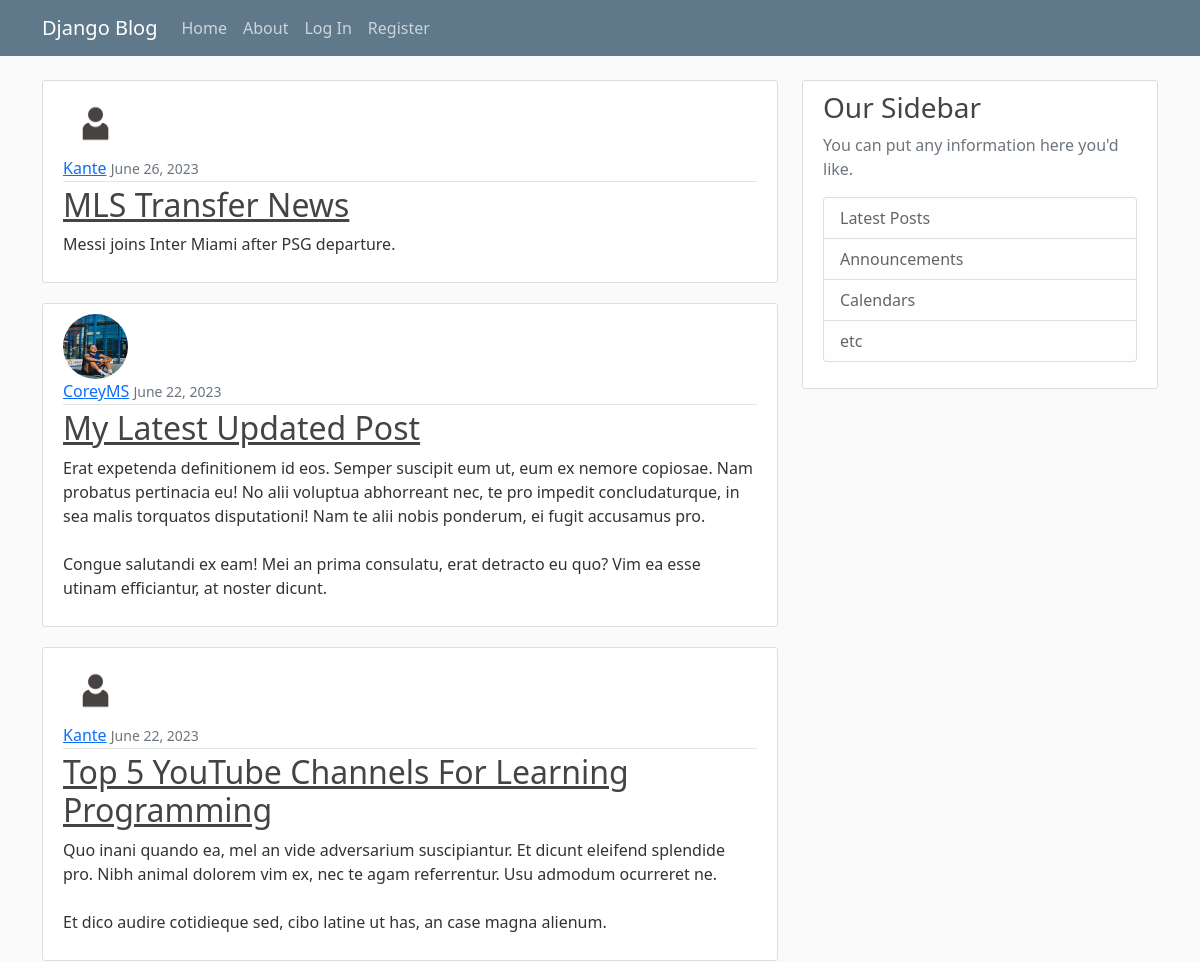
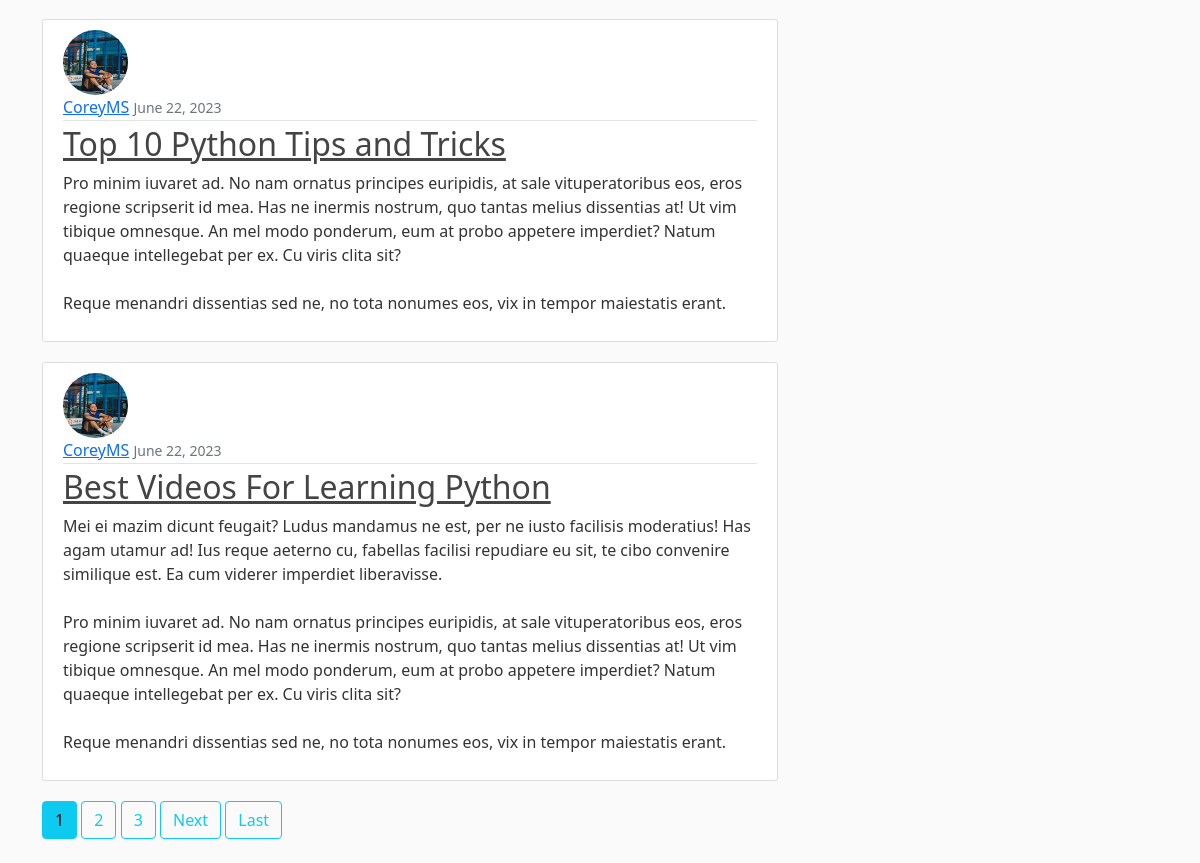
The page / on the database its author committed (2 pictures, top to bottom).
### blog/models.py (models this page shows, shortened)
class Post(models.Model):
    title = models.CharField(max_length=100)
    content = models.TextField()
    date_posted = models.DateTimeField(default=timezone.now)
    author = models.ForeignKey(User, on_delete=models.CASCADE)

### users/models.py (models this page shows, shortened)
class Profile(models.Model):
    user= models.OneToOneField(User, on_delete= models.CASCADE)
    image= models.ImageField(default='default.jpg', upload_to= 'profile_pics')

### blog/views.py (the view)
# urls.py: path('', PostListView.as_view(), name='blog-home'),
class PostListView(ListView):
    model = Post
    template_name = 'blog/home.html'
    context_object_name = 'posts'
    ordering = ["-date_posted"]
    paginate_by=5

### blog/templates/blog/home.html (shortened to what this page needs)
{% extends "blog/base.html" %} {% block content %} {% for post in posts %}
<article class="media content-section">
  <img
    class="rounded-circle article-img"
    src="{{ post.author.profile.image.url }}"
    alt=""
  />
  <div class="media-body">
    <div class="article-metadata">
      <a class="mr-2" href="{% url 'user-posts' post.author.username %}">{{ post.author }}</a>
      <small class="text-muted">{{ post.date_posted|date:"F d, Y" }}</small>
    </div>
    <h2>
      <a class="article-title" href="{% url 'post-detail' post.id %}"
        >{{ post.title }}</a
      >
    </h2>
    <p class="article-content">{{ post.content }}</p>
  </div>
</article>
{% endfor %}
{% if is_paginated %}
  {% for num in page_obj.paginator.page_range %}
    {%  if page_obj.number == num %}
      <a class="btn btn-info mb-4" href="?page={{ num }}">{{ num }}</a>
    {% elif num > page_obj.number|add:'-3' and num < page_obj.number|add:'3' %}
      <a class="btn btn-outline-info mb-4" href="?page={{ num }}">{{ num }}</a>
    {% endif %}
  {% endfor %}
  {% if page_obj.has_next %}
    <a class="btn btn-outline-info mb-4" href="?page={{ page_obj.next_page_number }}">Next</a>
    <a class="btn btn-outline-info mb-4" href="?page={{ page_obj.paginator.num_pages }}">Last</a>
  {% endif %}
{% endif %}
{% endblock content%}

### blog/templates/blog/base.html (shortened to what this page needs)
{% load static %}
<html lang="en">
<head>
    <link href="https://cdn.jsdelivr.net/npm/bootstrap@5.0.2/dist/css/bootstrap.min.css" rel="stylesheet">
    <link rel="stylesheet" href="{% static 'blog/main_style.css' %}" type="text/css" >
</head>
<body>
        <header class="site-header">
    <nav class="navbar navbar-expand-md navbar-dark bg-steel fixed-top">
        <div class="container">
        <a class="navbar-brand mr-4" href="/">Django Blog</a>
        <div class="collapse navbar-collapse" id="navbarToggle">
            <div class="navbar-nav mr-auto">
            <a class="nav-item nav-link" href="{% url 'blog-home'%}">Home</a>
            <a class="nav-item nav-link" href="{% url 'blog-about' %}">About</a>
            </div>
            <div class="navbar-nav">
                {% if user.is_authenticated %}
                    <a class="nav-item nav-link" href="{% url 'post-create'%}">New Post</a>
                    <a class="nav-item nav-link" href="{% url 'profile'%}">Profile</a>
                    <a class="nav-item nav-link" href="{% url 'logout'%}">Log Out</a>
                {% else %}
                    <a class="nav-item nav-link" href="{% url 'login'%}">Log In</a>
                    <a class="nav-item nav-link" href="{% url 'register'%}">Register</a>
                {% endif %}
            </div>
        </div>
        </div>
    </nav>
    </header>
    <main role="main" class="container">
  <div class="row">
    <div class="col-md-8">
      {% block content %}{% endblock %}
    </div>
    <div class="col-md-4">
      <div class="content-section">
        <h3>Our Sidebar</h3>
        <p class='text-muted'>You can put any information here you'd like.
          <ul class="list-group">
            <li class="list-group-item list-group-item-light">Latest Posts</li>
            <li class="list-group-item list-group-item-light">Announcements</li>
            <li class="list-group-item list-group-item-light">Calendars</li>
            <li class="list-group-item list-group-item-light">etc</li>
          </ul>
        </p>
      </div>
    </div>
  </div>
</main>
</body>
</html>

### blog/static/blog/main_style.css (style rules this page uses)
body { background: #fafafa; color: #333333; margin-top: 5rem; }
h1, h2, h3, h4, h5, h6 { color: #444444; }
ul { margin: 0; }
.bg-steel { background-color: #5f788a; }
.site-header .navbar-nav .nav-link { color: #cbd5db; }
.content-section { background: #ffffff; padding: 10px 20px; border: 1px solid #dddddd; border-radius: 3px; margin-bottom: 20px; }
.article-title { color: #444444; }
.article-content { white-space: pre-line; }
.article-img { height: 65px; width: 65px; margin-right: 16px; }
.article-metadata { padding-bottom: 1px; margin-bottom: 4px; border-bottom: 1px solid #e3e3e3; }

### rows shown on the page
Post: author.profile.image (placeholder picture), author "Kante", date_posted "June 26, 2023", title "MLS Transfer News", content "Messi joins Inter Miami after PSG departure."
Post: author.profile.image (picture), author "CoreyMS", date_posted "June 22, 2023", title "My Latest Updated Post", content "Erat expetenda definitionem id eos. Semper suscipit eum ut, eum ex nemore copiosae. Nam probatus pertinacia eu! No alii voluptua abhorreant nec, te pro impedit concludaturque, in sea malis torquatos disputationi! Nam te alii nobis ponderum, ei fugit accusamus pro. Congue salutandi ex eam! Mei an prima consulatu, erat detracto eu quo? Vim ea esse utinam efficiantur, at noster dicunt."
Post: author.profile.image (placeholder picture), author "Kante", date_posted "June 22, 2023", title "Top 5 YouTube Channels For Learning Programming", content "Quo inani quando ea, mel an vide adversarium suscipiantur. Et dicunt eleifend splendide pro. Nibh animal dolorem vim ex, nec te agam referrentur. Usu admodum ocurreret ne. Et dico audire cotidieque sed, cibo latine ut has, an case magna alienum."
Post: author.profile.image (picture), author "CoreyMS", date_posted "June 22, 2023", title "Top 10 Python Tips and Tricks", content "Pro minim iuvaret ad. No nam ornatus principes euripidis, at sale vituperatoribus eos, eros regione scripserit id mea. Has ne inermis nostrum, quo tantas melius dissentias at! Ut vim tibique omnesque. An mel modo ponderum, eum at probo appetere imperdiet? Natum quaeque intellegebat per ex. Cu viris clita sit? Reque menandri dissentias sed ne, no tota nonumes eos, vix in tempor maiestatis erant."
Post: author.profile.image (picture), author "CoreyMS", date_posted "June 22, 2023", title "Best Videos For Learning Python", content "Mei ei mazim dicunt feugait? Ludus mandamus ne est, per ne iusto facilisis moderatius! Has agam utamur ad! Ius reque aeterno cu, fabellas facilisi repudiare eu sit, te cibo convenire similique est. Ea cum viderer imperdiet liberavisse. Pro minim iuvaret ad. No nam ornatus principes euripidis, at sale vituperatoribus eos, eros regione scripserit id mea. Has ne inermis nostrum, quo tantas melius dissentias at! Ut vim tibique omnesque. An mel modo ponderum, eum at probo appetere imperdiet? Natum quaeque intellegebat per ex. Cu viris clita sit? Reque menandri dissentias sed ne, no tota nonumes eos, vix in tempor maiestatis erant."

### other values the page prints
{{ num }} "1"
{{ num }} "2" "3"
